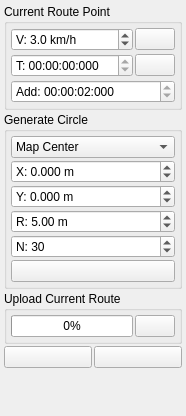
                <widget class="QWidget" name="scrollAreaWidgetContents_3">
                 <property name="geometry">
                  <rect>
                   <x>0</x>
                   <y>0</y>
                   <width>186</width>
                   <height>416</height>
                  </rect>
                 </property>
                 <layout class="QVBoxLayout" name="verticalLayout_17">
                  <property name="spacing">
                   <number>2</number>
                  </property>
                  <property name="leftMargin">
                   <number>4</number>
                  </property>
                  <property name="topMargin">
                   <number>4</number>
                  </property>
                  <property name="rightMargin">
                   <number>4</number>
                  </property>
                  <property name="bottomMargin">
                   <number>4</number>
                  </property>
                  <item>
                   <widget class="QGroupBox" name="groupBox_9">
                    <property name="title">
                     <string>Current Route Point</string>
                    </property>
                    <layout class="QGridLayout" name="gridLayout_6">
                     <property name="leftMargin">
                      <number>4</number>
                     </property>
                     <property name="topMargin">
                      <number>4</number>
                     </property>
                     <property name="rightMargin">
                      <number>4</number>
                     </property>
                     <property name="bottomMargin">
                      <number>4</number>
                     </property>
                     <property name="horizontalSpacing">
                      <number>2</number>
                     </property>
                     <property name="verticalSpacing">
                      <number>3</number>
                     </property>
                     <item row="1" column="0">
                      <widget class="QTimeEdit" name="mapRouteTimeEdit">
                       <property name="displayFormat">
                        <string>T: HH:mm:ss:zzz</string>
                       </property>
                      </widget>
                     </item>
                     <item row="0" column="1">
                      <widget class="QPushButton" name="mapUpdateSpeedButton">
                       <property name="sizePolicy">
                        <sizepolicy hsizetype="Fixed" vsizetype="Fixed">
                         <horstretch>0</horstretch>
                         <verstretch>0</verstretch>
                        </sizepolicy>
                       </property>
                       <property name="toolTip">
                        <string>Set selected speed on all points</string>
                       </property>
                       <property name="text">
                        <string/>
                       </property>
                       <property name="icon">
                        <iconset resource="resources.qrc">
                         <normaloff>:/models/Icons/Available Updates-96.png</normaloff>:/models/Icons/Available Updates-96.png</iconset>
                       </property>
                      </widget>
                     </item>
                     <item row="1" column="1">
                      <widget class="QPushButton" name="mapUpdateTimeButton">
                       <property name="toolTip">
                        <string>Set start time to a specified time from now</string>
                       </property>
                       <property name="text">
                        <string/>
                       </property>
                       <property name="icon">
                        <iconset resource="resources.qrc">
                         <normaloff>:/models/Icons/Clock-96.png</normaloff>:/models/Icons/Clock-96.png</iconset>
                       </property>
                      </widget>
                     </item>
                     <item row="0" column="0">
                      <widget class="QDoubleSpinBox" name="mapRouteSpeedBox">
                       <property name="prefix">
                        <string>V: </string>
                       </property>
                       <property name="suffix">
                        <string> km/h</string>
                       </property>
                       <property name="decimals">
                        <number>1</number>
                       </property>
                       <property name="maximum">
                        <double>120.000000000000000</double>
                       </property>
                       <property name="value">
                        <double>3.000000000000000</double>
                       </property>
                      </widget>
                     </item>
                     <item row="2" column="0" colspan="2">
                      <widget class="QTimeEdit" name="mapRouteAddTimeEdit">
                       <property name="toolTip">
                        <string>Time to add to each new route point from previous point</string>
                       </property>
                       <property name="displayFormat">
                        <string>'Add': HH:mm:ss:zzz</string>
                       </property>
                       <property name="time">
                        <time>
                         <hour>0</hour>
                         <minute>0</minute>
                         <second>2</second>
                        </time>
                       </property>
                      </widget>
                     </item>
                    </layout>
                   </widget>
                  </item>
                  <item>
                   <widget class="QGroupBox" name="groupBox_4">
                    <property name="title">
                     <string>Generate Circle</string>
                    </property>
                    <layout class="QGridLayout" name="gridLayout_4">
                     <property name="leftMargin">
                      <number>4</number>
                     </property>
                     <property name="topMargin">
                      <number>4</number>
                     </property>
                     <property name="rightMargin">
                      <number>4</number>
                     </property>
                     <property name="bottomMargin">
                      <number>4</number>
                     </property>
                     <property name="spacing">
                      <number>2</number>
                     </property>
                     <item row="6" column="0" colspan="2">
                      <widget class="QPushButton" name="genCircButton">
                       <property name="toolTip">
                        <string>Generate</string>
                       </property>
                       <property name="text">
                        <string/>
                       </property>
                       <property name="icon">
                        <iconset resource="resources.qrc">
                         <normaloff>:/models/Icons/Process-96.png</normaloff>:/models/Icons/Process-96.png</iconset>
                       </property>
                      </widget>
                     </item>
                     <item row="4" column="0" colspan="2">
                      <widget class="QDoubleSpinBox" name="genCircRadBox">
                       <property name="toolTip">
                        <string>Circle Radius</string>
                       </property>
                       <property name="prefix">
                        <string>R: </string>
                       </property>
                       <property name="suffix">
                        <string> m</string>
                       </property>
                       <property name="minimum">
                        <double>-9999.000000000000000</double>
                       </property>
                       <property name="maximum">
                        <double>9999.000000000000000</double>
                       </property>
                       <property name="value">
                        <double>5.000000000000000</double>
                       </property>
                      </widget>
                     </item>
                     <item row="5" column="0" colspan="2">
                      <widget class="QSpinBox" name="genCircPointsBox">
                       <property name="toolTip">
                        <string>Number of circle points</string>
                       </property>
                       <property name="prefix">
                        <string>N: </string>
                       </property>
                       <property name="maximum">
                        <number>500</number>
                       </property>
                       <property name="value">
                        <number>30</number>
                       </property>
                      </widget>
                     </item>
                     <item row="2" column="0" colspan="2">
                      <widget class="QDoubleSpinBox" name="genCircYBox">
                       <property name="toolTip">
                        <string>Center Y (Coordinate mode)</string>
                       </property>
                       <property name="prefix">
                        <string>Y: </string>
                       </property>
                       <property name="suffix">
                        <string> m</string>
                       </property>
                       <property name="decimals">
                        <number>3</number>
                       </property>
                       <property name="minimum">
                        <double>-999.000000000000000</double>
                       </property>
                       <property name="maximum">
                        <double>999.000000000000000</double>
                       </property>
                       <property name="singleStep">
                        <double>0.010000000000000</double>
                       </property>
                      </widget>
                     </item>
                     <item row="1" column="0" colspan="2">
                      <widget class="QDoubleSpinBox" name="genCircXBox">
                       <property name="toolTip">
                        <string>Center X (Coordinate mode)</string>
                       </property>
                       <property name="prefix">
                        <string>X: </string>
                       </property>
                       <property name="suffix">
                        <string> m</string>
                       </property>
                       <property name="decimals">
                        <number>3</number>
                       </property>
                       <property name="minimum">
                        <double>-999.000000000000000</double>
                       </property>
                       <property name="maximum">
                        <double>999.000000000000000</double>
                       </property>
                       <property name="singleStep">
                        <double>0.010000000000000</double>
                       </property>
                      </widget>
                     </item>
                     <item row="0" column="0" colspan="2">
                      <widget class="QComboBox" name="genCircCenterBox">
                       <item>
                        <property name="text">
                         <string>Map Center</string>
                        </property>
                       </item>
                       <item>
                        <property name="text">
                         <string>Car Tangent</string>
                        </property>
                       </item>
                       <item>
                        <property name="text">
                         <string>Car Center</string>
                        </property>
                       </item>
                       <item>
                        <property name="text">
                         <string>Coordinates</string>
                        </property>
                       </item>
                      </widget>
                     </item>
                    </layout>
                   </widget>
                  </item>
                  <item>
                   <widget class="QGroupBox" name="groupBox_6">
                    <property name="title">
                     <string>Upload Current Route</string>
                    </property>
                    <layout class="QHBoxLayout" name="horizontalLayout_9">
                     <property name="spacing">
                      <number>2</number>
                     </property>
                     <property name="leftMargin">
                      <number>4</number>
                     </property>
                     <property name="topMargin">
                      <number>4</number>
                     </property>
                     <property name="rightMargin">
                      <number>4</number>
                     </property>
                     <property name="bottomMargin">
                      <number>4</number>
                     </property>
                     <item>
                      <widget class="QProgressBar" name="mapUploadRouteProgressBar">
                       <property name="value">
                        <number>0</number>
                       </property>
                      </widget>
                     </item>
                     <item>
                      <widget class="QPushButton" name="mapUploadRouteButton">
                       <property name="sizePolicy">
                        <sizepolicy hsizetype="Fixed" vsizetype="Fixed">
                         <horstretch>0</horstretch>
                         <verstretch>0</verstretch>
                        </sizepolicy>
                       </property>
                       <property name="toolTip">
                        <string>Write route to car</string>
                       </property>
                       <property name="text">
                        <string/>
                       </property>
                       <property name="icon">
                        <iconset resource="resources.qrc">
                         <normaloff>:/models/Icons/Download-96.png</normaloff>:/models/Icons/Download-96.png</iconset>
                       </property>
                      </widget>
                     </item>
                    </layout>
                   </widget>
                  </item>
                  <item>
                   <layout class="QHBoxLayout" name="horizontalLayout_5">
                    <item>
                     <widget class="QPushButton" name="mapEditHelpButton">
                      <property name="toolTip">
                       <string>Show keyboard shortcuts</string>
                      </property>
                      <property name="text">
                       <string/>
                      </property>
                      <property name="icon">
                       <iconset resource="resources.qrc">
                        <normaloff>:/models/Icons/Help-96.png</normaloff>:/models/Icons/Help-96.png</iconset>
                      </property>
                     </widget>
                    </item>
                    <item>
                     <widget class="QPushButton" name="mapRemoveRouteButton">
                      <property name="text">
                       <string/>
                      </property>
                      <property name="icon">
                       <iconset resource="resources.qrc">
                        <normaloff>:/models/Icons/Delete2-96.png</normaloff>:/models/Icons/Delete2-96.png</iconset>
                      </property>
                     </widget>
                    </item>
                   </layout>
                  </item>
                  <item>
                   <spacer name="verticalSpacer_4">
                    <property name="orientation">
                     <enum>Qt::Vertical</enum>
                    </property>
                    <property name="sizeHint" stdset="0">
                     <size>
                      <width>20</width>
                      <height>208</height>
                     </size>
                    </property>
                   </spacer>
                  </item>
                 </layout>
                </widget>
